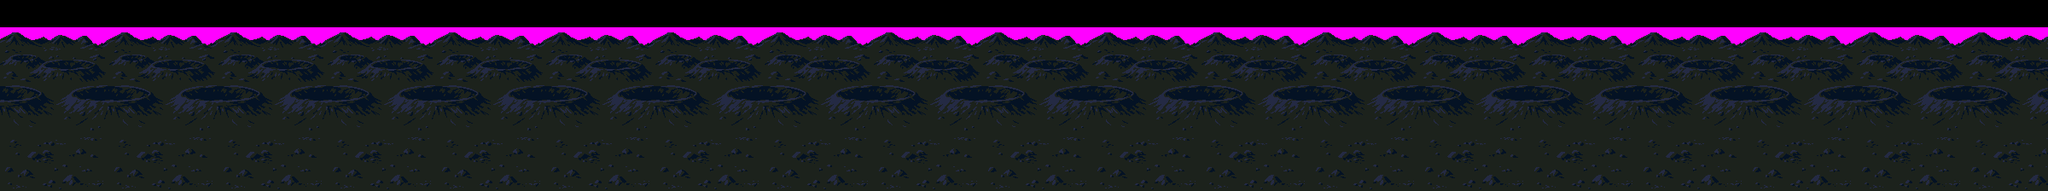

A 2D game scene composited from a Tiled map and its tileset images. What follows is a short description and the map's XML, with each tile layer's data collapsed to a summary:
An orthogonal 300x28 tile map with 8x8 px tiles, 1 tile layer (layerA).

<map version="1.10" tiledversion="1.11.2" orientation="orthogonal" renderorder="right-down" width="300" height="28" tilewidth="8" tileheight="8" infinite="0" nextlayerid="2" nextobjectid="1">
 <tileset firstgid="1" source="bg_tileset.tsx" />
 <layer id="1" name="layerA" width="300" height="28">
  <data>[8400 cells, 7200 non-empty, 384 distinct tile ids]</data>
 </layer>
</map>